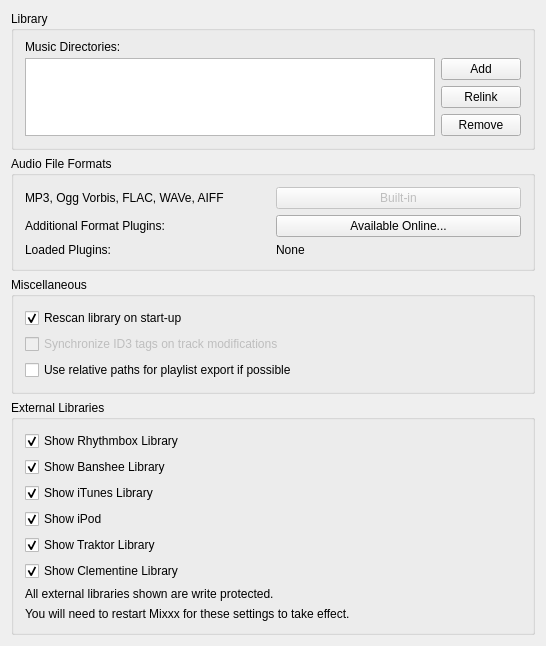
<?xml version="1.0" encoding="UTF-8"?>
<ui version="4.0">
 <class>DlgPrefLibraryDlg</class>
 <widget class="QWidget" name="DlgPrefLibraryDlg">
  <property name="geometry">
   <rect>
    <x>0</x>
    <y>0</y>
    <width>546</width>
    <height>615</height>
   </rect>
  </property>
  <property name="windowTitle">
   <string notr="true">Library Preferences</string>
  </property>
  <layout class="QVBoxLayout" name="verticalLayout">
   <item>
    <widget class="QGroupBox" name="groupBoxLibrary">
     <property name="title">
      <string>Library</string>
     </property>
     <layout class="QGridLayout" name="gridLayout">
      <item row="0" column="0">
       <widget class="QLabel" name="TextLabel3_2">
        <property name="enabled">
         <bool>true</bool>
        </property>
        <property name="minimumSize">
         <size>
          <width>100</width>
          <height>10</height>
         </size>
        </property>
        <property name="font">
         <font/>
        </property>
        <property name="text">
         <string>Music Directories:</string>
        </property>
        <property name="wordWrap">
         <bool>false</bool>
        </property>
        <property name="buddy">
         <cstring>dirList</cstring>
        </property>
       </widget>
      </item>
      <item row="3" column="1">
       <widget class="QPushButton" name="PushButtonRemoveDir">
        <property name="font">
         <font/>
        </property>
        <property name="toolTip">
         <string>If removed, Mixxx will no longer watch this directory and its subdirectories for new tracks.</string>
        </property>
        <property name="text">
         <string>Remove</string>
        </property>
       </widget>
      </item>
      <item row="1" column="0" rowspan="3">
       <widget class="QListView" name="dirList">
        <property name="editTriggers">
         <set>QAbstractItemView::NoEditTriggers</set>
        </property>
        <property name="iconSize">
         <size>
          <width>16</width>
          <height>16</height>
         </size>
        </property>
        <property name="uniformItemSizes">
         <bool>true</bool>
        </property>
       </widget>
      </item>
      <item row="1" column="1">
       <widget class="QPushButton" name="PushButtonAddDir">
        <property name="font">
         <font/>
        </property>
        <property name="toolTip">
         <string>Add a directory where your music is stored. Mixxx will watch this directory and its subdirectories for new tracks.</string>
        </property>
        <property name="text">
         <string>Add</string>
        </property>
       </widget>
      </item>
      <item row="2" column="1">
       <widget class="QPushButton" name="PushButtonRelocateDir">
        <property name="toolTip">
         <string>If an existing music directory is moved, Mixxx doesn't know where to find the audio files in it. Choose Relink to select the music directory in its new location. &lt;br/&gt; This will re-establish the links to the audio files in the Mixxx library.</string>
        </property>
        <property name="text">
         <string extracomment="This will re-establish the links to the audio files in the Mixxx database if you move an music directory to a new location.">Relink</string>
        </property>
       </widget>
      </item>
     </layout>
    </widget>
   </item>
   <item>
    <widget class="QGroupBox" name="groupBox">
     <property name="title">
      <string>Audio File Formats</string>
     </property>
     <property name="flat">
      <bool>false</bool>
     </property>
     <layout class="QGridLayout" name="gridLayout_2">
      <item row="1" column="0">
       <widget class="QLabel" name="label">
        <property name="text">
         <string>Additional Format Plugins:</string>
        </property>
       </widget>
      </item>
      <item row="0" column="0">
       <widget class="QLabel" name="label_2">
        <property name="text">
         <string>MP3, Ogg Vorbis, FLAC, WAVe, AIFF</string>
        </property>
        <property name="wordWrap">
         <bool>true</bool>
        </property>
       </widget>
      </item>
      <item row="0" column="1">
       <widget class="QPushButton" name="pushButton">
        <property name="enabled">
         <bool>false</bool>
        </property>
        <property name="text">
         <string>Built-in</string>
        </property>
       </widget>
      </item>
      <item row="1" column="1">
       <widget class="QPushButton" name="pushButtonExtraPlugins">
        <property name="text">
         <string>Available Online...</string>
        </property>
       </widget>
      </item>
      <item row="2" column="0">
       <widget class="QLabel" name="label_3">
        <property name="text">
         <string>Loaded Plugins:</string>
        </property>
       </widget>
      </item>
      <item row="2" column="1">
       <widget class="QLabel" name="pluginsLabel">
        <property name="text">
         <string>None</string>
        </property>
       </widget>
      </item>
     </layout>
    </widget>
   </item>
   <item>
    <widget class="QGroupBox" name="groupBox_2">
     <property name="title">
      <string>Miscellaneous</string>
     </property>
     <layout class="QGridLayout" name="gridLayout_4">
      <item row="1" column="0">
       <widget class="QCheckBox" name="checkbox_ID3_sync">
        <property name="enabled">
         <bool>false</bool>
        </property>
        <property name="text">
         <string>Synchronize ID3 tags on track modifications</string>
        </property>
       </widget>
      </item>
      <item row="0" column="0">
       <widget class="QCheckBox" name="checkBox_library_scan">
        <property name="text">
         <string>Rescan library on start-up</string>
        </property>
        <property name="checked">
         <bool>true</bool>
        </property>
       </widget>
      </item>
      <item row="2" column="0">
       <widget class="QCheckBox" name="checkBox_use_relative_path">
        <property name="text">
         <string>Use relative paths for playlist export if possible</string>
        </property>
       </widget>
      </item>
     </layout>
    </widget>
   </item>
   <item>
    <widget class="QGroupBox" name="groupBox_3">
     <property name="title">
      <string>External Libraries</string>
     </property>
     <layout class="QGridLayout" name="gridLayout_5">
      <item row="8" column="0">
       <widget class="QLabel" name="label_10">
        <property name="text">
         <string>You will need to restart Mixxx for these settings to take effect.</string>
        </property>
       </widget>
      </item>
      <item row="0" column="0">
       <widget class="QCheckBox" name="checkBox_show_rhythmbox">
        <property name="text">
         <string>Show Rhythmbox Library</string>
        </property>
        <property name="checked">
         <bool>true</bool>
        </property>
       </widget>
      </item>
      <item row="1" column="0">
       <widget class="QCheckBox" name="checkBox_show_banshee">
        <property name="text">
         <string>Show Banshee Library</string>
        </property>
        <property name="checked">
         <bool>true</bool>
        </property>
       </widget>
      </item>
      <item row="2" column="0">
       <widget class="QCheckBox" name="checkBox_show_itunes">
        <property name="text">
         <string>Show iTunes Library</string>
        </property>
        <property name="checked">
         <bool>true</bool>
        </property>
       </widget>
      </item>
      <item row="3" column="0">
       <widget class="QCheckBox" name="checkBox_show_ipod">
        <property name="text">
         <string>Show iPod</string>
        </property>
        <property name="checked">
         <bool>true</bool>
        </property>
       </widget>
      </item>
      <item row="4" column="0">
       <widget class="QCheckBox" name="checkBox_show_traktor">
        <property name="text">
         <string>Show Traktor Library</string>
        </property>
        <property name="checked">
         <bool>true</bool>
        </property>
       </widget>
      </item>
      <item row="6" column="0">
       <widget class="QLabel" name="label_4">
        <property name="text">
         <string>All external libraries shown are write protected.</string>
        </property>
       </widget>
      </item>
      <item row="5" column="0">
       <widget class="QCheckBox" name="checkBox_show_clementine">
        <property name="text">
         <string>Show Clementine Library</string>
        </property>
        <property name="checked">
         <bool>true</bool>
        </property>
       </widget>
      </item>
     </layout>
    </widget>
   </item>
   <item>
    <spacer name="verticalSpacer">
     <property name="orientation">
      <enum>Qt::Vertical</enum>
     </property>
     <property name="sizeHint" stdset="0">
      <size>
       <width>20</width>
       <height>40</height>
      </size>
     </property>
    </spacer>
   </item>
  </layout>
 </widget>
 <layoutdefault spacing="6" margin="11"/>
 <tabstops>
  <tabstop>dirList</tabstop>
  <tabstop>PushButtonAddDir</tabstop>
  <tabstop>PushButtonRelocateDir</tabstop>
  <tabstop>PushButtonRemoveDir</tabstop>
  <tabstop>pushButton</tabstop>
  <tabstop>pushButtonExtraPlugins</tabstop>
  <tabstop>checkBox_library_scan</tabstop>
  <tabstop>checkbox_ID3_sync</tabstop>
  <tabstop>checkBox_use_relative_path</tabstop>
  <tabstop>checkBox_show_rhythmbox</tabstop>
  <tabstop>checkBox_show_banshee</tabstop>
  <tabstop>checkBox_show_itunes</tabstop>
  <tabstop>checkBox_show_traktor</tabstop>
 </tabstops>
 <resources/>
 <connections/>
</ui>
